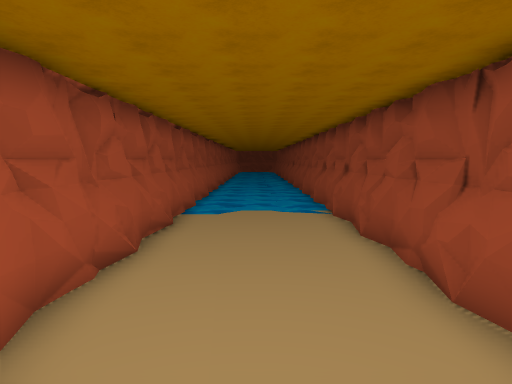
View 1 (above)

20 first-person views from a walk through a scene from a Unity 3-D project. The camera is 1.5 m above the floor, tilts 6° down and sees 80° across. The floor is counted in squares, 2 m on a side. Each view is taken from the middle of a square. On the plan, view 1 faces up. The plan holds only what a view shows up to about 10 squares ahead; the rest is blank. The place goes on beyond the plan. The player character is not drawn. Some surface patterns are stand-ins.

View 2
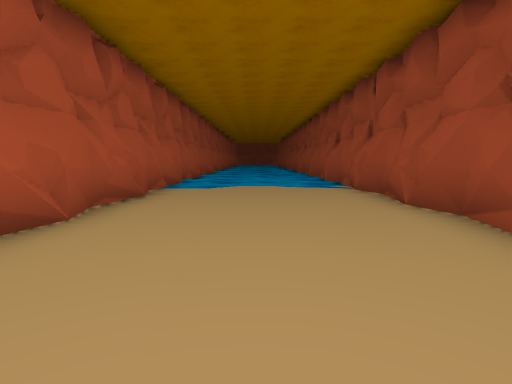

View 3
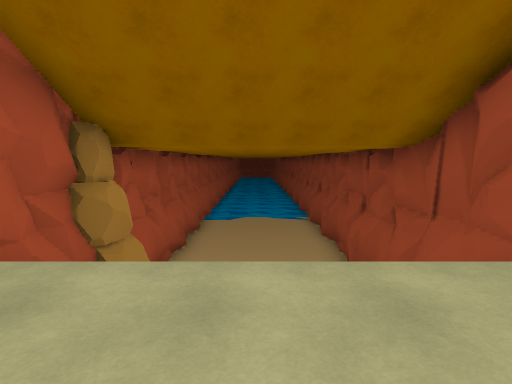

View 4
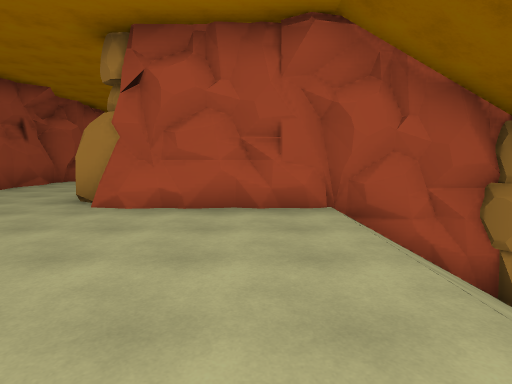

View 5
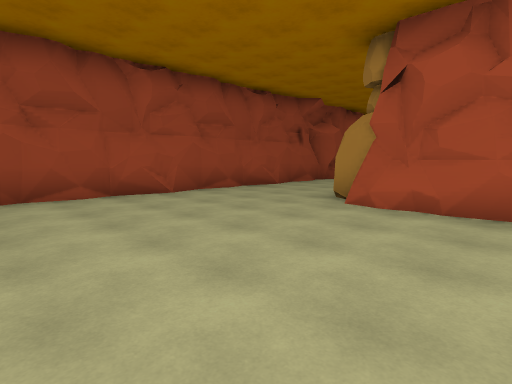

View 6
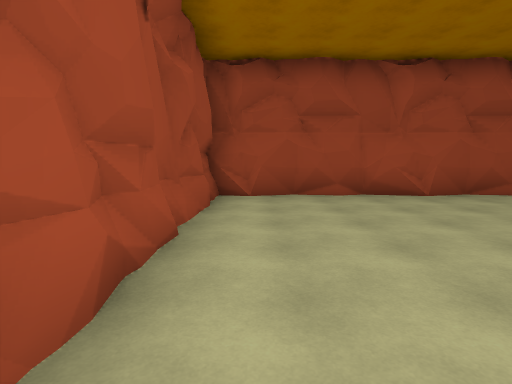

View 7
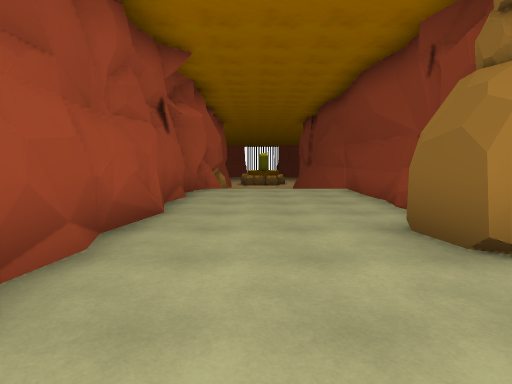

View 8
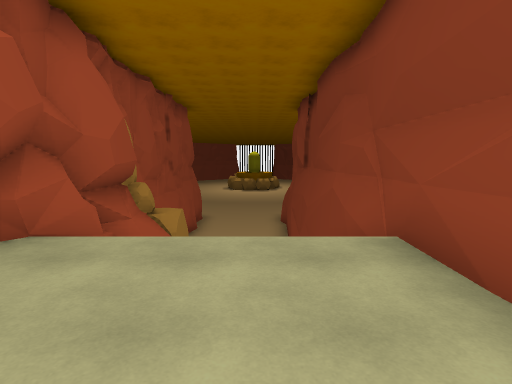

View 9
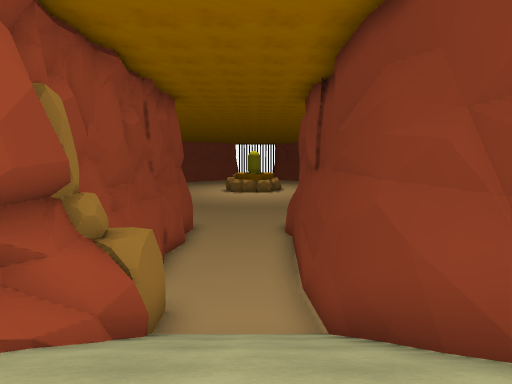

View 10
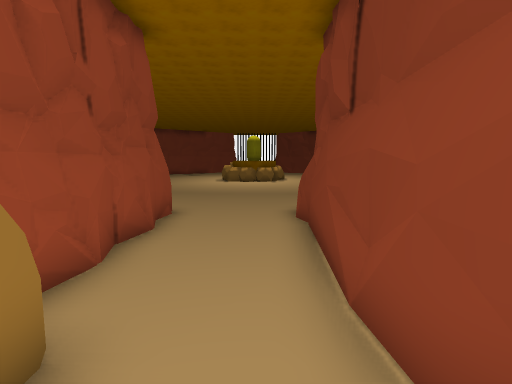

View 11
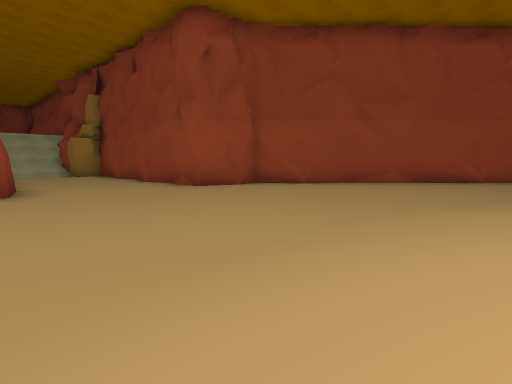

View 12
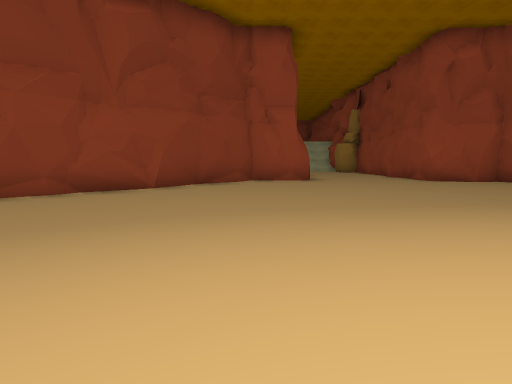

View 13
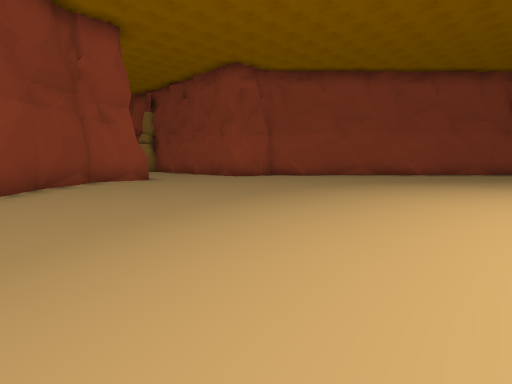

View 14
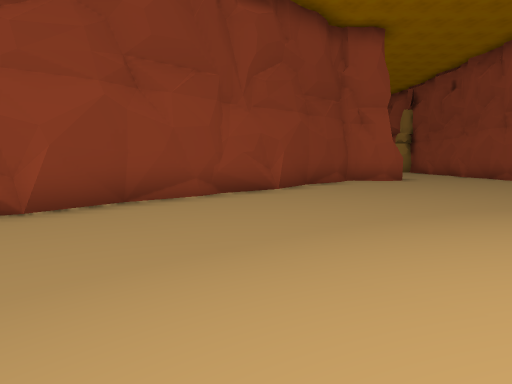

View 15
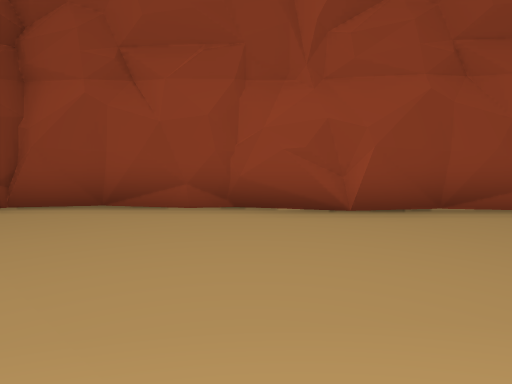

View 16
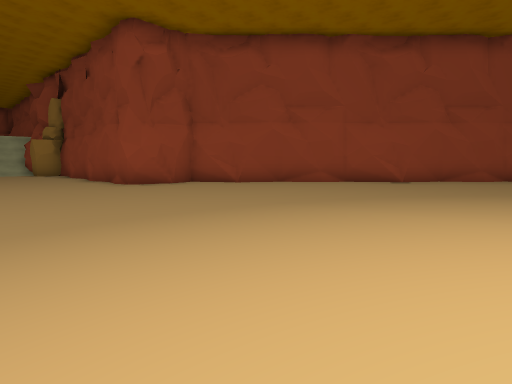

View 17
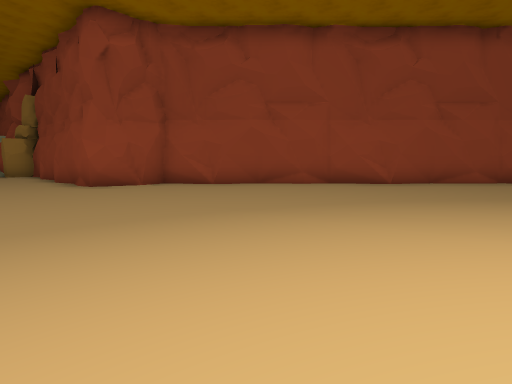

View 18
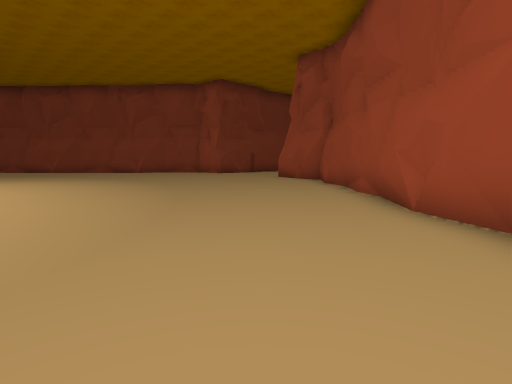

View 19
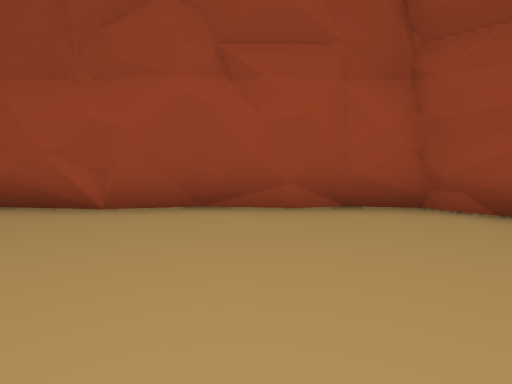

View 20
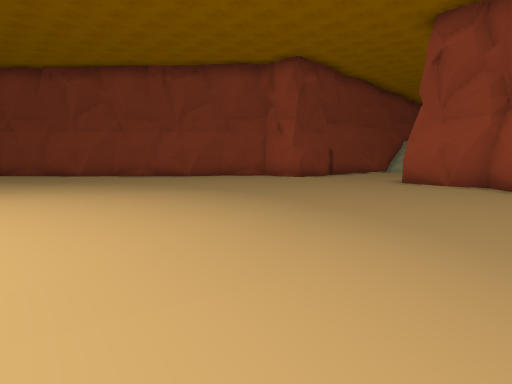

### Floor plan
Key: @ floor where view 1 was taken; # wall or solid block; . main floor; : floor 0.25 m higher than the main floor; + floor 4 m higher than the main floor; / step, stairs or slope; ~ water the walk can cross; ≈ water the walk keeps out of; O other object.
Columns run from 30 left of view 1 to 4 right of it. Each row starts with its distance up from view 1.
 13                                 O
 12                            OO≈≈≈≈OO
 11                            OO≈≈≈≈OO
 10                            #~~.~~O
  9                            #.....#
  8                            O.....#
  7                            O.....O
  6  ##                        #.....#
  5 ..##                       O.....#
  4 ...##                      #.....O
  3 ....##                     #.....#
  2 .....##                    OO....#
  1 ......#                    OO    #
  0 ......##                   O//@  O
 -1 .......##                  #///  #
 -2 ........##                 #++++
 -3 ........:##                #+++++
 -4 ........::#                #+++++#
 -5 ........::#####  ########  #+++++O
 -6 ........::::::####////++++O++++++#
 -7  .......::::::::::////+++++++++++#
 -8 ........::::::::::////+++++++++++#
 -9 ........:::::::::O###/+++++++++++O
-10 ........::###############O###O##O#
-11 ..........#
-12 ..........#
-13 .........##
-14 ........##
-15 .......##
-16 ......##
-17 .....##
-18 ....##
-19 ...##
-20 ####

Positions as (right, up) in squares from view 1, and headings:
1: (0, 0), facing up
2: (0, 2), facing up
3: (0, -4), facing up
4: (2, -3), facing left
5: (2, -3), facing down-left
6: (2, -3), facing down
7: (-1, -8), facing left
8: (-6, -7), facing left
9: (-8, -7), facing left
10: (-11, -7), facing left
11: (-27, -5), facing down-right
12: (-30, -4), facing right
13: (-30, -1), facing down-right
14: (-30, -1), facing right
15: (-30, 0), facing up-right
16: (-29, -6), facing down-right
17: (-29, -7), facing down-right
18: (-30, -18), facing up-right
19: (-30, -15), facing down-right
20: (-30, -13), facing up-right
